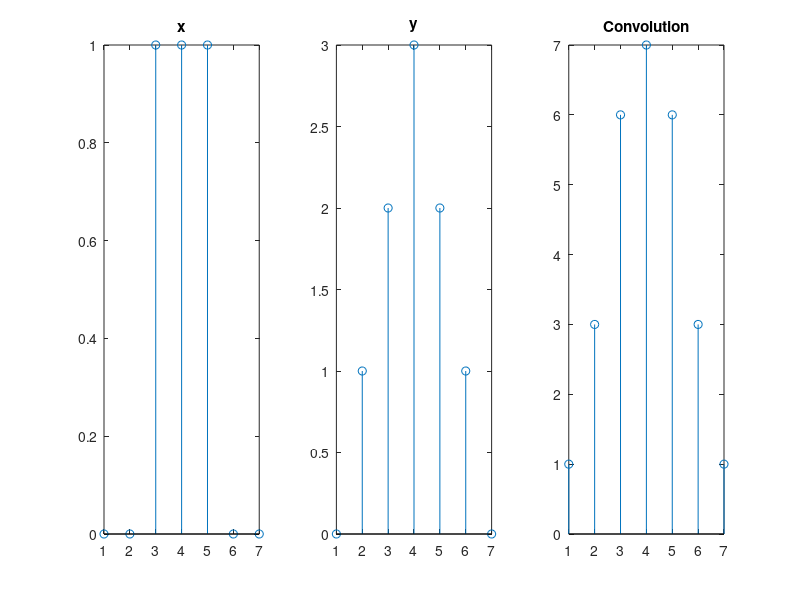

This chart was generated by the following MATLAB code:
close all;
clc;

figure;
x=[0,0,1,1,1,0,0];
subplot(1,3,1);
stem(x);
title('x');
y=[0,1,2,3,2,1,0];
subplot(1,3,2);
stem(y);
title('y');
z=conv(x,y,'same');
subplot(1,3,3);
stem(z);
title('Convolution');